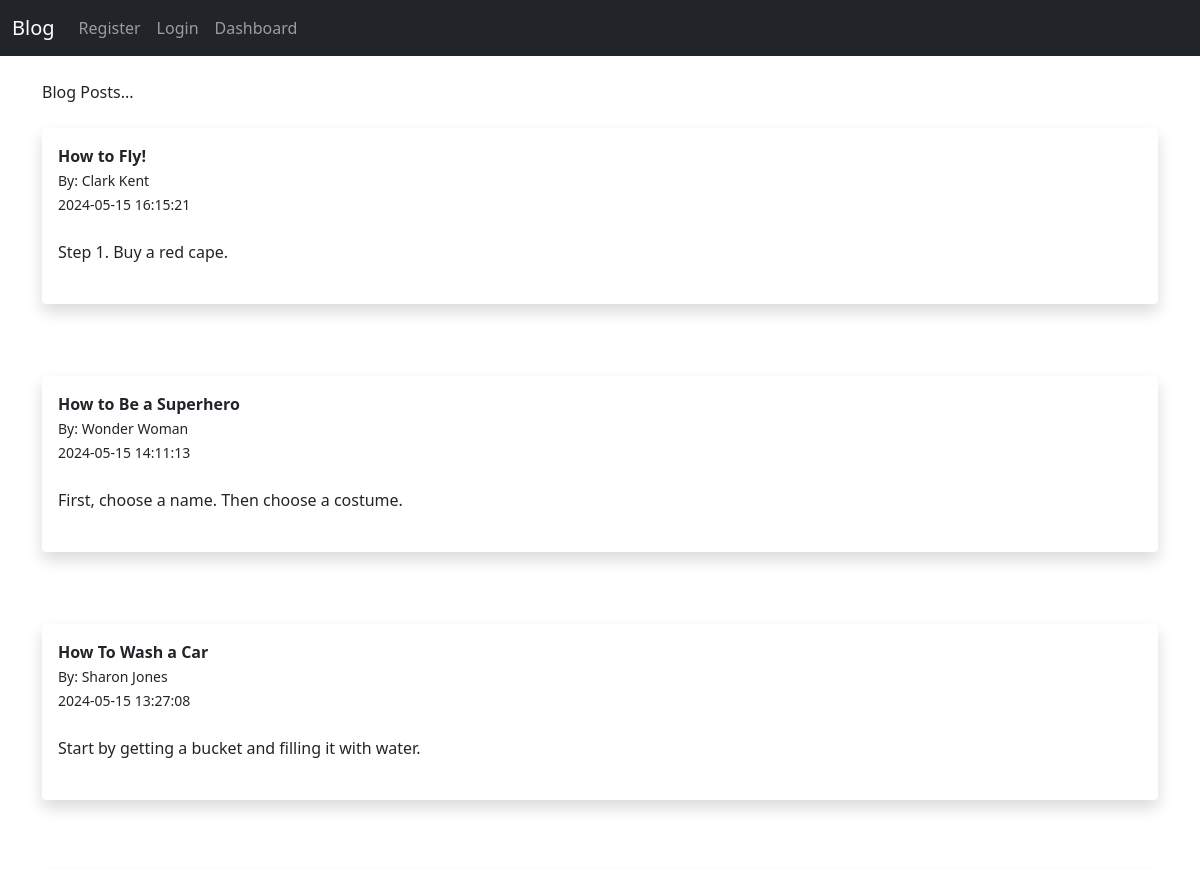
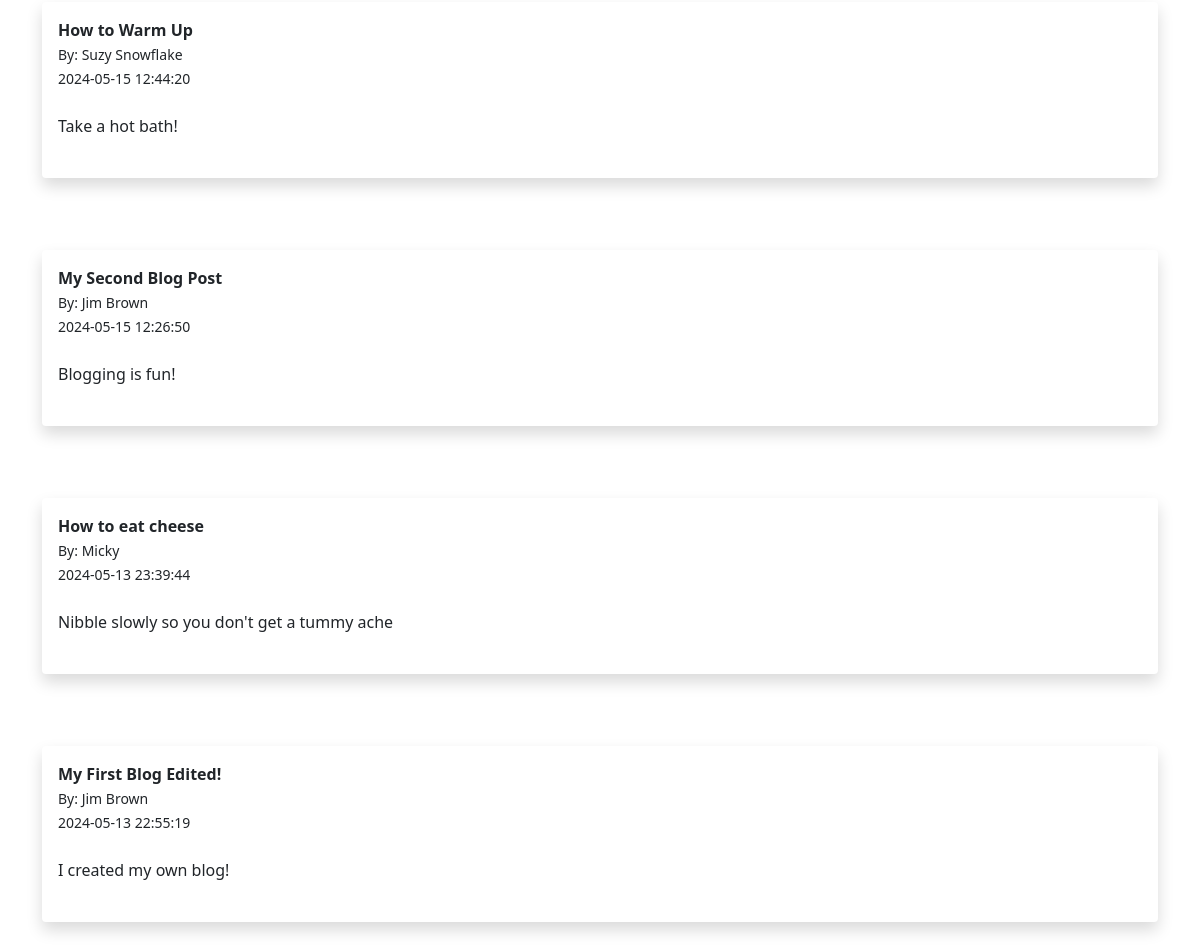
The page /posts on the database its author committed (2 pictures, top to bottom).
### tables this page shows
CREATE TABLE posts (
id INTEGER PRIMARY KEY AUTOINCREMENT,
title VARCHAR,
content TEXT,
author VARCHAR,
date_posted DATETIME DEFAULT CURRENT_TIMESTAMP,
slug VARCHAR,
users_id INTEGER REFERENCES users(id)
);

### blogapp.py (the view)
@app.route('/posts')
def posts():
    conn = get_db_connection()
    cur_4 = conn.execute("SELECT * FROM posts ORDER BY date_posted DESC").fetchall()
    for row in cur_4:
        posts = cur_4
    return render_template('posts.html', posts=posts)

### blogapp.py (called while the page is built)
def get_db_connection():
    conn = sqlite3.connect('blogs.db')
    conn.row_factory = sqlite3.Row
    return conn

### templates/posts.html (shortened to what this page needs)
{% extends 'base.html' %}
{% block content %}
<h1>Blog Posts...</h1>
<br/><br/>
{% for post in posts %}
<div class="shadow p-3 mb-5 bg-body rounded">
    <strong>{{ post.title }}</strong><br/>
    <small>By: {{ post.author }}<br/>
    {{ post.date_posted}}</small><br/><br/>
    {{ post.content }}
    <br/><br/>
</div>
<br/>
{% endfor %}
{% endblock %}

### templates/base.html (shortened to what this page needs)
<!doctype html>
<html lang="en">
  <head>
    <link href="https://cdn.jsdelivr.net/npm/bootstrap@5.0.2/dist/css/bootstrap.min.css" rel="stylesheet">
  </head>
  <body>
    {% include 'navbar.html' %}
    <br/>
    <div class="container"
         {% block content %}
         {% endblock %}
    </div>
  </body>
</html>

### templates/navbar.html (shortened to what this page needs)
<nav class="navbar navbar-expand-lg navbar-dark bg-dark">
  <div class="container-fluid">
    <a class="navbar-brand" href="{{ url_for('index') }}">Blog</a>
    <div class="collapse navbar-collapse" id="navbarSupportedContent">
      <ul class="navbar-nav me-auto mb-2 mb-lg-0">
        {% if session.get('logged_in') %}
        <li class="nav-item">
          <a class="nav-link" href="{{ url_for('logout') }}">Logout</a>
        </li>
        <li class="nav-item">
          <a class="nav-link" href="{{ url_for('add_post') }}">Add Blog Post</a>
        </li>
        {% else %}
        <li class="nav-item">
          <a class="nav-link" href="{{ url_for('add_user') }}">Register</a>
        </li>
        <li class="nav-item">
          <a class="nav-link" href="{{ url_for('login') }}">Login</a>
        </li>
        {% endif %}
        <li class="nav-item">
          <a class="nav-link" href="{{ url_for('dashboard')}}">Dashboard</a>
        </li>
      </ul>
    </div>
  </div>
</nav>

### rows shown on the page
posts: title "How to Fly!", author "Clark Kent", date_posted "2024-05-15 16:15:21", content "Step 1. Buy a red cape."
posts: title "How to Be a Superhero", author "Wonder Woman", date_posted "2024-05-15 14:11:13", content "First, choose a name. Then choose a costume."
posts: title "How To Wash a Car", author "Sharon Jones", date_posted "2024-05-15 13:27:08", content "Start by getting a bucket and filling it with water."
posts: title "How to Warm Up", author "Suzy Snowflake", date_posted "2024-05-15 12:44:20", content "Take a hot bath!"
posts: title "My Second Blog Post", author "Jim Brown", date_posted "2024-05-15 12:26:50", content "Blogging is fun!"
posts: title "How to eat cheese", author "Micky", date_posted "2024-05-13 23:39:44", content "Nibble slowly so you don't get a tummy ache"
posts: title "My First Blog Edited!", author "Jim Brown", date_posted "2024-05-13 22:55:19", content "I created my own blog!"
